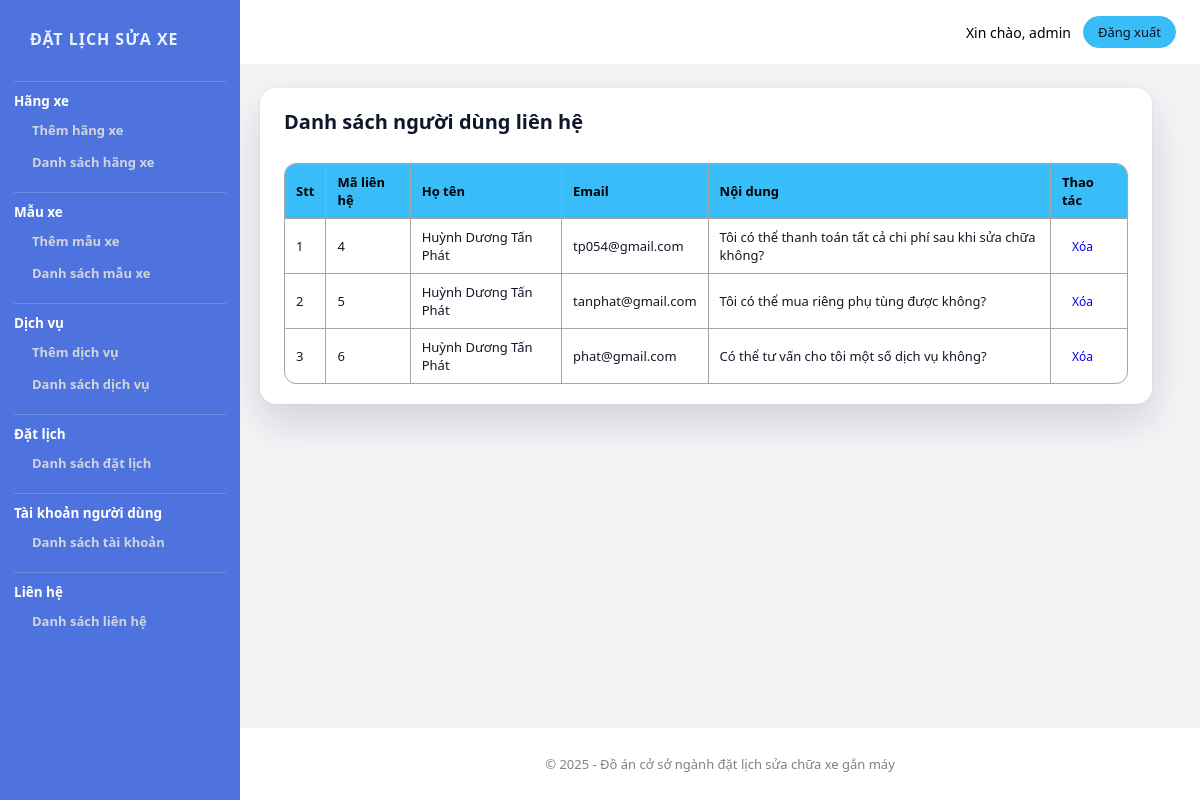
The app's page /admin/lienhead.php (signed in) with its own data.
### tables this page shows
CREATE TABLE `tbl_lienhe` (
  `lienhe_id` INT(11) NOT NULL AUTO_INCREMENT,
  `tenlh`     VARCHAR(255) NOT NULL,
  `emaillh`   VARCHAR(255) NOT NULL,
  `noidung`   VARCHAR(255) NOT NULL,
  PRIMARY KEY (`lienhe_id`)
);

### admin/database.php (called while the page is built, shortened)
<?php
class Database
{
    public $host = DB_HOST;
    public $user = DB_USER;
    public $pass = DB_PASS;
    public $dbname = DB_NAME;
    public $link;
    public function connectDB()
    {
        $this->link = new mysqli($this->host, $this->user, $this->pass, $this->dbname);
        $this->link->set_charset("utf8mb4");
        return true;
    }
    public function select($query)
    {
        $result = $this->link->query($query);
        return ($result->num_rows > 0) ? $result : false;
    }
}

### copy_productClass.php (called while the page is built, shortened)
<?php
include "admin/database.php";
?>
<?php
class product
{
    public $db;
    public function __construct()
    {
        $this->db = new Database();
    }
    public function show_lienhe()
    {
        $query = "SELECT * FROM tbl_lienhe";
        $result = $this->db->select($query);
        return $result;
    }
}
?>

### admin/lienhead.php (the view)
<?php
include "header.php";
include "slider.php";
include "../copy_productClass.php";
$product = new product;
$show_lienhe = $product->show_lienhe();
?>
<div class="admin-contentRight">
    <div class="admin-contentRight-category_list">
    <table>
        <h1>Danh sách người dùng liên hệ</h1>
        <tr>
            <th>Stt</th>
            <th>Mã liên hệ</th>
            <th>Họ tên</th>
            <th>Email</th>
            <th>Nội dung</th>
            <th>Thao tác</th>
        </tr>
        <?php
        if ($show_lienhe) {
            $i = 0;
            while ($result = $show_lienhe->fetch_assoc()) {
                $i++;
        ?>
                <tr>
                    <td><?php echo $i ?></td>
                    <td><?php echo $result['lienhe_id'] ?></td>
                    <td><?php echo $result['tenlh'] ?></td>
                    <td><?php echo $result['emaillh'] ?></td>
                    <td><?php echo $result['noidung'] ?></td>
                    <td><a href="lienheDelete.php?lienhe_id=<?php echo $result['lienhe_id'] ?>">Xóa</a></td>
                </tr>
        <?php
            }
        }
        ?>
    </table>
    </div>
</div>
</section>
<?php
include "footer_admin.php";
?>

### admin/style.css (style rules this page uses)
*,*::before,*::after { margin:0;padding:0;box-sizing:border-box; }
html { font-size:62.5%; }
body { font-family:system-ui,-apple-system,BlinkMacSystemFont,"Segoe UI",sans-serif; font-size:1.4rem; background:#f3f4f6; color:#111827; min-height:100vh; display:flex; flex-direction:column; }
:root { --sidebar-w:240px; --gap:2.4rem; --brand:#38bdf8; --sidebar:#4e73df; --danger:#ef4444; --card:#fff; --muted:#6b7280; --text:#0f172a; --line:#e5e7eb; --radius-lg:1.6rem; --radius-md:1.2rem; --radius-sm:.9rem; --input-h:40px; }
.admin-contentRight { display:flex;flex-direction:column;gap:2rem; }
.admin-contentRight > div { background:var(--card); border-radius:var(--radius-lg); padding:2rem 2.4rem; box-shadow: 0 18px 40px rgba(15,23,42,.15), 0 0 0 1px rgba(148,163,184,.08); }
.admin-contentRight h1 { font-size:2rem; margin-bottom:1.6rem; color:var(--text); }
[class^="admin-contentRight-"], [class*=" admin-contentRight-"] { display:flex;flex-direction:column; }
.admin-contentRight table { width:100%; border-collapse:collapse; margin-top:1.2rem; font-size:1.3rem; border-radius:var(--radius-md); overflow:hidden; }
.admin-contentRight table :is(thead, tr:first-child) { background:var(--brand); color:#000; }
.admin-contentRight :is(th,td) { padding:.9rem 1.1rem; text-align:left; border-bottom:1px solid var(--line); }
.admin-contentRight td a { display:inline-flex; align-items:center; justify-content:center; padding:.3rem .9rem; border-radius:999px; font-size:1.2rem; text-decoration:none; margin-right:.4rem; border:1px solid transparent; transition:all .15s ease; }
.admin-contentRight table { border: 1px solid #e5e7eb; border-radius: 12px ; overflow: hidden; background: #fff; }
.admin-contentRight th, .admin-contentRight td { border-right: 1px solid #a6a6a6; border-bottom: 1px solid #a6a6a6; }
.admin-contentRight table { border-collapse: collapse; border: 1px solid #e5e7eb; outline: 1px solid #a6a6a6; outline-offset: -1px; border-radius: 12px; overflow: hidden; background: #fff; }

### records on screen
tbl_lienhe: lienhe_id "4", tenlh "Huỳnh Dương Tấn Phát", emaillh "tp054@gmail.com", noidung "Tôi có thể thanh toán tất cả chi phí sau khi sửa chữa không?"
tbl_lienhe: lienhe_id "5", tenlh "Huỳnh Dương Tấn Phát", emaillh "tanphat@gmail.com", noidung "Tôi có thể mua riêng phụ tùng được không?"
tbl_lienhe: lienhe_id "6", tenlh "Huỳnh Dương Tấn Phát", emaillh "phat@gmail.com", noidung "Có thể tư vấn cho tôi một số dịch vụ không?"

### other values on screen
$_SESSION['admin_username'] "admin"
